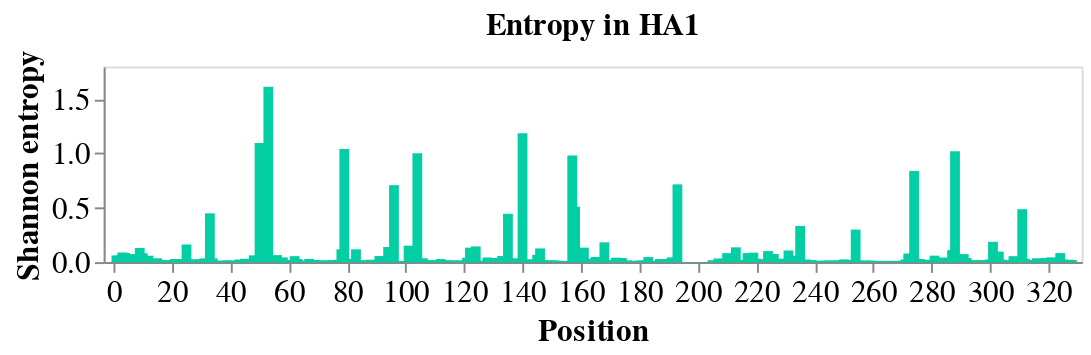

The notebook cell this image was saved under:
### Code cell
# Generate the plot
chart = plot_sitewise_entropy(ha1_entropy_df, title = 'Entropy in HA1')
chart.display()

### Figure 1 — Vega-Lite specification as saved in the notebook (floating-point values rounded to 4 significant figures; data arrays with more than 128 entries replaced by an {"elided": "..."} marker saying what was removed)
{"config": {"view": {"continuousWidth": 300, "continuousHeight": 300}, "title": {"fontSize": 16}}, "data": {"name": "data-63be1ff71f15df7e70912ce9a1166783"}, "mark": {"type": "bar", "color": "#03cea4"}, "encoding": {"tooltip": [{"field": "site", "type": "quantitative"}, {"field": "entropy", "type": "quantitative"}, {"field": "consensus_res", "type": "nominal"}], "x": {"axis": {"grid": false, "labelFontSize": 16, "titleFontSize": 16}, "field": "site", "scale": {"domain": [0, 328]}, "title": "Position", "type": "quantitative"}, "y": {"axis": {"grid": false, "labelFontSize": 16, "titleFontSize": 16}, "field": "entropy", "title": "Shannon entropy", "type": "quantitative"}}, "height": 100, "title": "Entropy in HA1", "width": 500, "$schema": "https://vega.github.io/schema/vega-lite/v5.20.1.json", "datasets": {"data-63be1ff71f15df7e70912ce9a1166783": {"elided": "328 records"}}}
